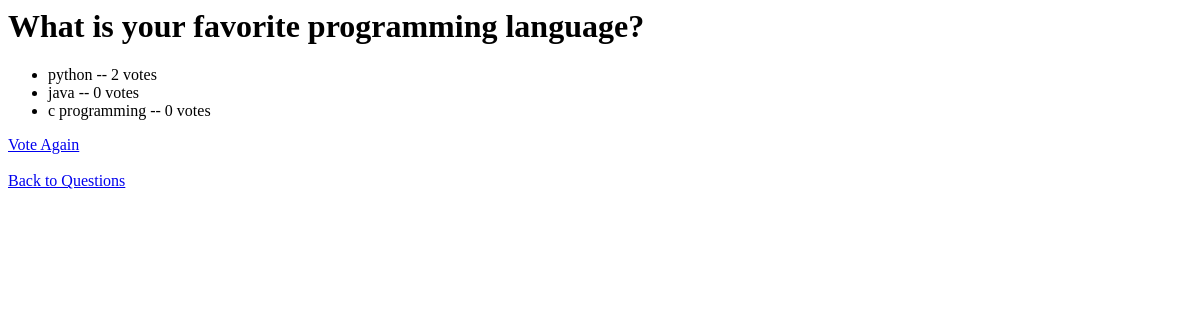
Before: /1/results/ with the older database file.
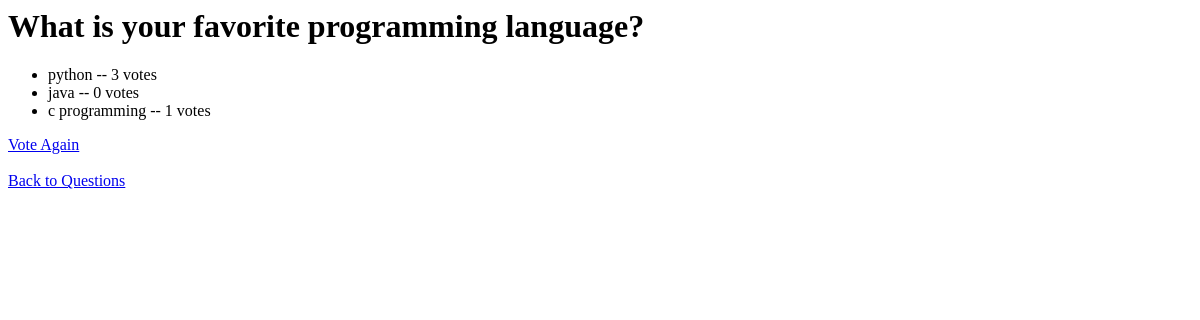
After: the same page with the newer database file.
### polls/models.py (models this page shows, shortened)
class Question(models.Model):
    question_text = models.CharField(max_length=200)
    pub_date = models.DateTimeField()

class Choice(models.Model):
    question = models.ForeignKey(Question, on_delete=models.CASCADE)
    choice_text = models.CharField(max_length=200)
    votes = models.IntegerField(default=0)

### polls/views.py (the view)
# urls.py: path('<int:question_id>/results/', views.results, name='results'),
def results(request, question_id):
    question = get_object_or_404(Question, pk=question_id)
    return render(request, 'polls/results.html', {'question': question})

### polls/templates/polls/results.html (shortened to what this page needs)
<h1>{{ question.question_text }}</h1>
<ul>
{% for choice in question.choice_set.all %}
<li>{{ choice.choice_text }} -- {{ choice.votes }} votes</li>
{% endfor %}
</ul>
<a href="{% url 'detail' question.id %}">Vote Again</a>
<a href="/">Back to Questions</a>

Changed rows visible on the page:
changed Choice "python": votes "2" → "3"
changed Choice "c programming": votes "0" → "1"
